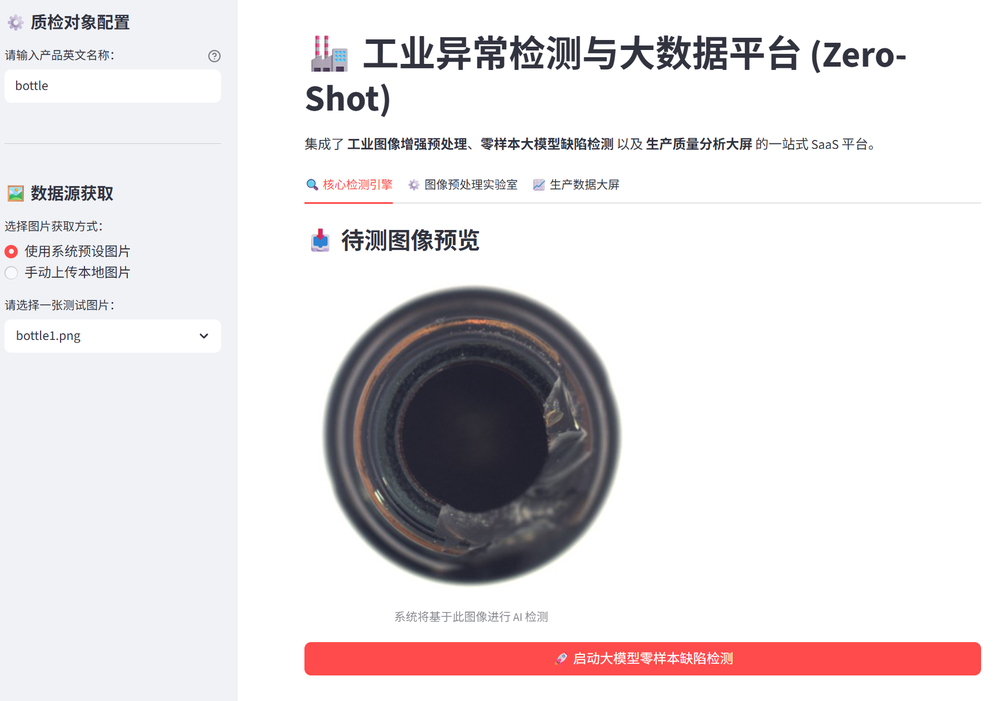
#> input picture public_images/1.png, 1000 x 701 px, shrunk from 1800 x 1262 before the run
$ python -i image_enhancer.py   (imports and definitions only)
#> lines starting #> are read from the running program, lines starting #| are printed output that depends on the picture
import cv2
import numpy as np
from PIL import Image


# [28 lines left out: function adjust_brightness_contrast, not called in this run]


def apply_clahe(image_pil, clip_limit=2.0, tile_grid_size=(8, 8)):
    """
    CLAHE (限制对比度自适应直方图均衡化) - 工业界极其常用的光照不均解决方案
    """
#> called with clip_limit = 2, tile_grid_size = (8, 8)
    img_cv = cv2.cvtColor(np.array(image_pil), cv2.COLOR_RGB2BGR)
#> img_cv is the input picture: shape (701, 1000, 3); mean B, G, R 224.5, 222.6, 228
    # 转换到 LAB 颜色空间，只处理 L (亮度) 通道
    lab = cv2.cvtColor(img_cv, cv2.COLOR_BGR2LAB)
#> lab: shape (701, 1000, 3); mean of channels 0, 1, 2 226.2, 130.5, 128.2
    l, a, b = cv2.split(lab)
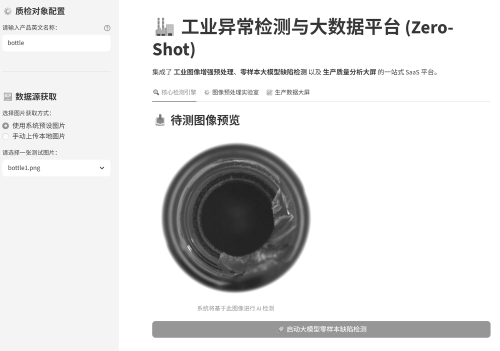
#> l: shape (701, 1000) (shown at 1/2 size); min 3, max 255, mean 226.2
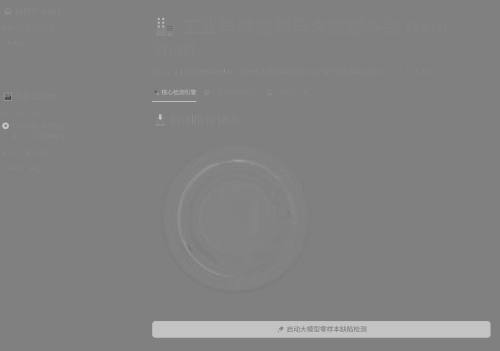
#> a: shape (701, 1000) (shown at 1/2 size); min 67, max 205, mean 130.5
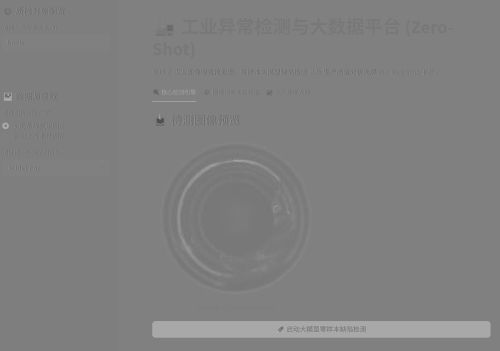
#> b: shape (701, 1000) (shown at 1/2 size); min 76, max 208, mean 128.2

    clahe = cv2.createCLAHE(clipLimit=clip_limit, tileGridSize=tile_grid_size)
    cl = clahe.apply(l)
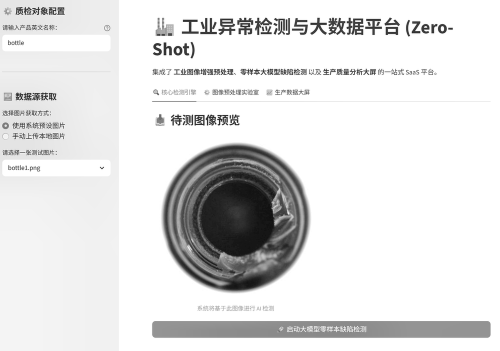
#> cl: shape (701, 1000) (shown at 1/2 size); min 3, max 255, mean 225.7

    limg = cv2.merge((cl, a, b))
#> limg: shape (701, 1000, 3); mean of channels 0, 1, 2 225.7, 130.5, 128.2
    final_img = cv2.cvtColor(limg, cv2.COLOR_LAB2BGR)
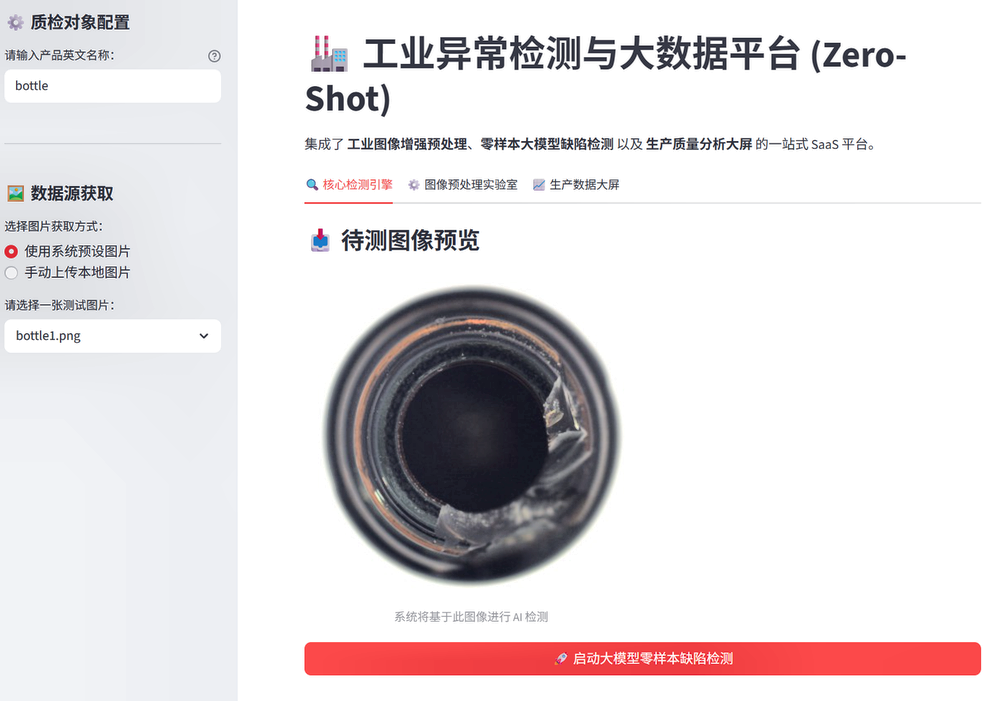
#> final_img: shape (701, 1000, 3); mean B, G, R 223.9, 222.1, 227.4

    return Image.fromarray(cv2.cvtColor(final_img, cv2.COLOR_BGR2RGB))


# [7 lines left out: function apply_denoise, not called in this run]

>>> import cv2
>>> picture = cv2.cvtColor(cv2.imread('../public_images/1.png'), cv2.COLOR_BGR2RGB)
>>> result = apply_clahe(picture)

$ run again, on public_images/2.png
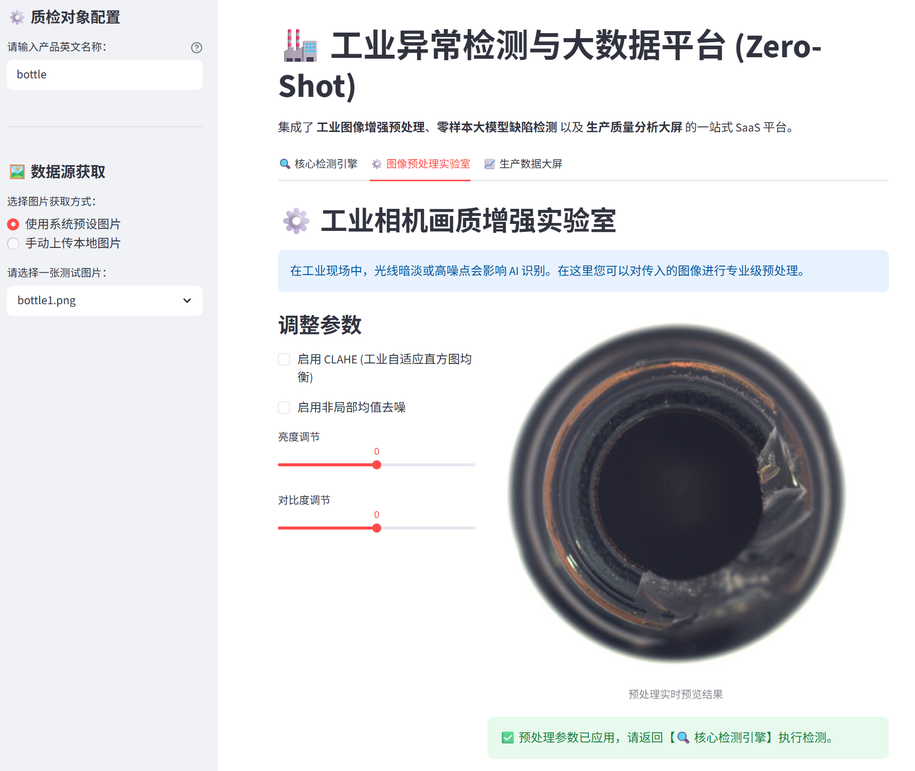
#> input picture public_images/2.png, 915 x 771 px, shrunk from 1824 x 1536 before the run
#> in apply_clahe, img_cv is the input picture: shape (771, 915, 3); mean B, G, R 223.9, 221.5, 220.5
#> lab: shape (771, 915, 3); mean of channels 0, 1, 2 223.1, 128.2, 126.6
#> in apply_clahe, `l, a, b = cv2.split(lab)`:
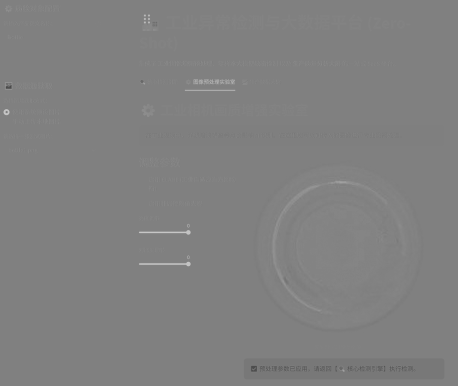
#> a: shape (771, 915) (shown at 1/2 size); min 70, max 204, mean 128.2
#> in apply_clahe, `cl = clahe.apply(l)`:
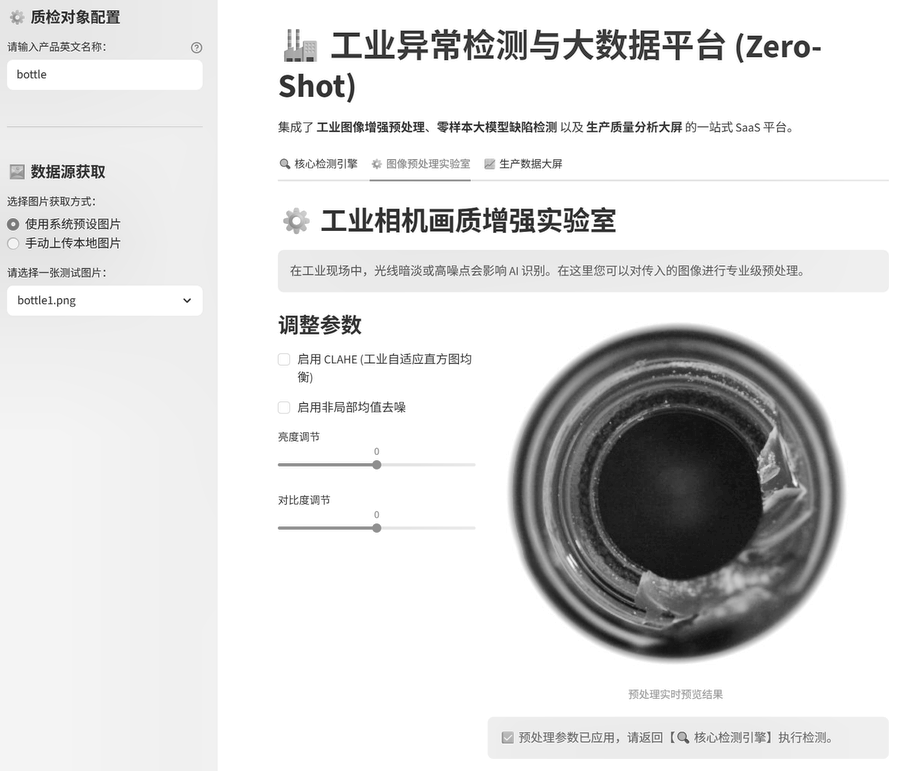
#> cl: shape (771, 915); min 9, max 255, mean 222.4
#> limg: shape (771, 915, 3); mean of channels 0, 1, 2 222.4, 128.2, 126.6

$ run again, on public_images/3.png
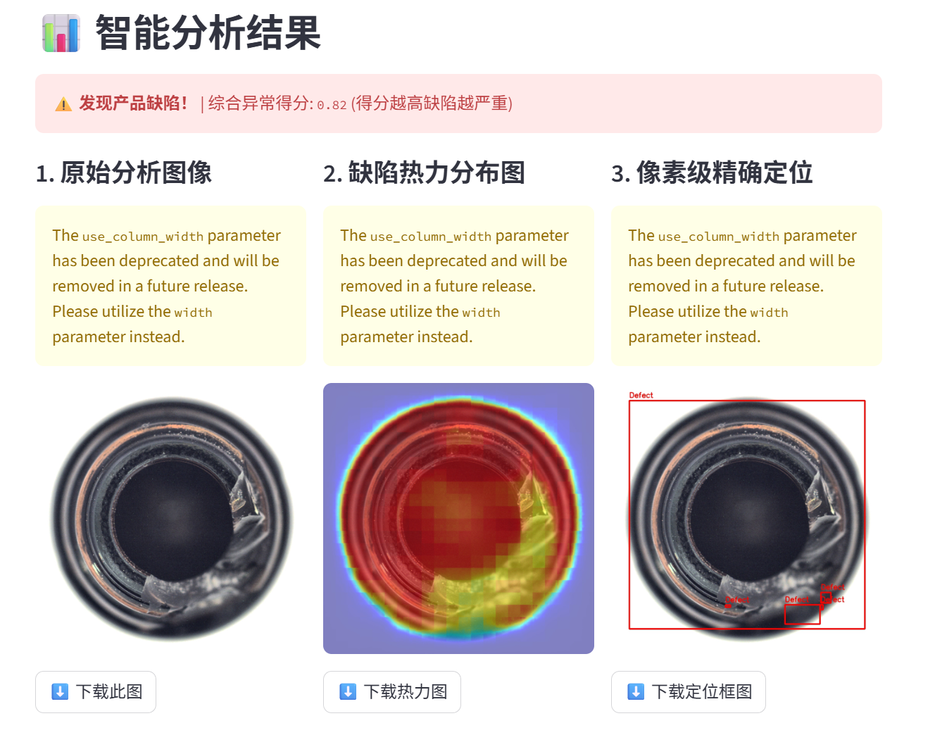
#> input picture public_images/3.png, 935 x 754 px, shrunk from 1328 x 1071 before the run
#> in apply_clahe, img_cv is the input picture: shape (754, 935, 3); mean B, G, R 204.4, 207.6, 215.4
#> lab: shape (754, 935, 3); mean of channels 0, 1, 2 212.2, 131.2, 131
#> in apply_clahe, `l, a, b = cv2.split(lab)`:
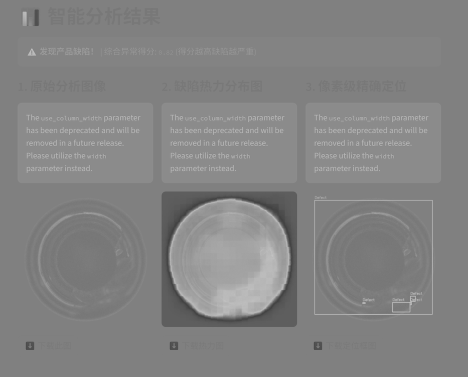
#> b: shape (754, 935) (shown at 1/2 size); min 64, max 197, mean 131
#> limg: shape (754, 935, 3); mean of channels 0, 1, 2 212.7, 131.2, 131
#> in apply_clahe, `final_img = cv2.cvtColor(limg, cv2.COLOR_LAB2BGR)`:
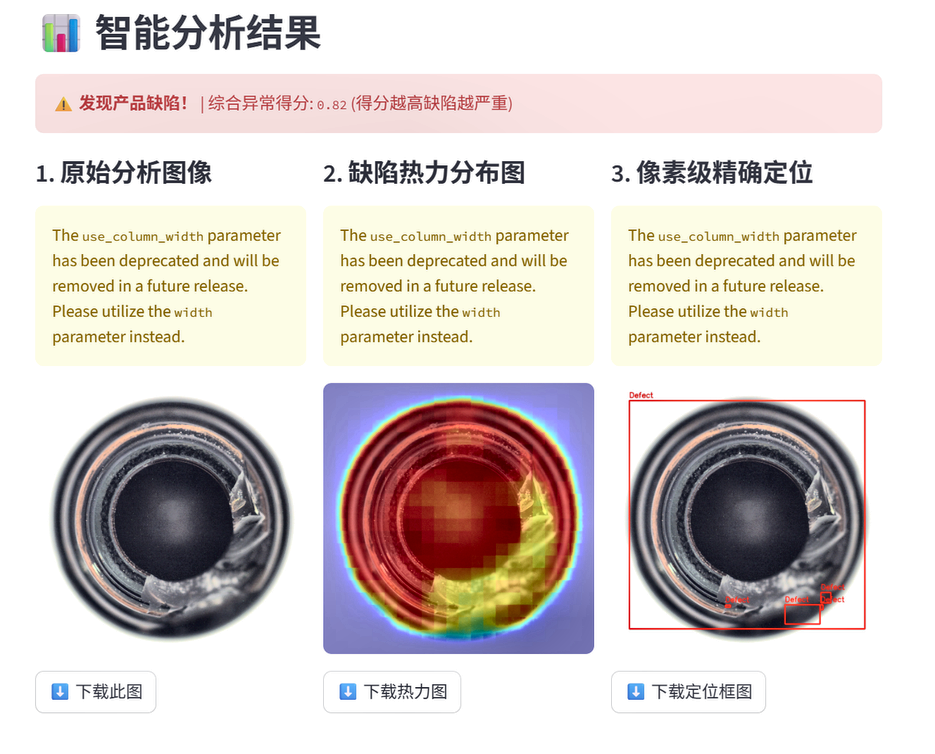
#> final_img: shape (754, 935, 3); mean B, G, R 205, 208, 215.9
